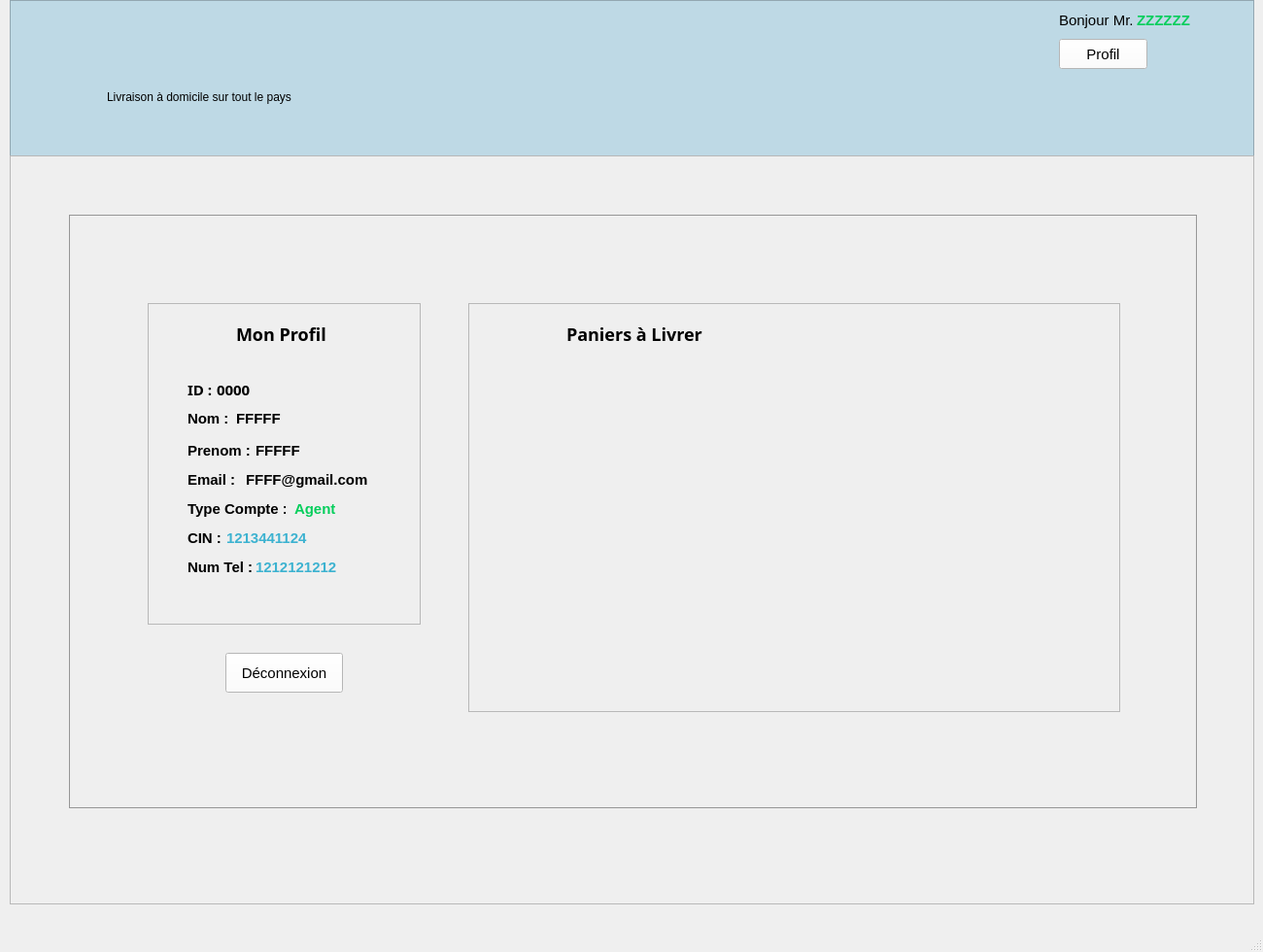
<?xml version="1.0" encoding="UTF-8"?>
<ui version="4.0">
 <class>livreur</class>
 <widget class="QMainWindow" name="livreur">
  <property name="geometry">
   <rect>
    <x>0</x>
    <y>0</y>
    <width>1300</width>
    <height>980</height>
   </rect>
  </property>
  <property name="windowTitle">
   <string>MainWindow</string>
  </property>
  <property name="styleSheet">
   <string notr="true">*{
font-family: 'Montserrat', sans-serif !important;  
font-size : 15px ;
}

#frame {
background: #BED9E5 ; 
}

#navbar_livraison {

font-size : 12px ; 
}

QPushButton {
background : #FFFFFF ; 
box-shadow:  0  0 30px white ;
transition: all 0.4s ;
}

QPushButton:hover {
background : #45A4CD ; 
}

#navbar_login {
background : #358612  ; 
color: white   ; 
}
#navbar_login:hover{
background : #A8D5B1   ; 
color: black   ; 
}
#navbar_signup {
background : #2B5F14  !important ; 
color: white !important ; 
}
#navbar_signup:hover {
background : #A8D5B1   ; 
color: black   ; 
}</string>
  </property>
  <widget class="QWidget" name="centralwidget">
   <widget class="QFrame" name="frame">
    <property name="geometry">
     <rect>
      <x>10</x>
      <y>0</y>
      <width>1281</width>
      <height>161</height>
     </rect>
    </property>
    <property name="frameShape">
     <enum>QFrame::StyledPanel</enum>
    </property>
    <property name="frameShadow">
     <enum>QFrame::Raised</enum>
    </property>
    <widget class="QLabel" name="logopic1">
     <property name="geometry">
      <rect>
       <x>10</x>
       <y>0</y>
       <width>311</width>
       <height>111</height>
      </rect>
     </property>
     <property name="text">
      <string/>
     </property>
    </widget>
    <widget class="QLabel" name="navbar_livraison">
     <property name="geometry">
      <rect>
       <x>100</x>
       <y>90</y>
       <width>241</width>
       <height>20</height>
      </rect>
     </property>
     <property name="text">
      <string>Livraison à domicile sur tout le pays</string>
     </property>
    </widget>
    <widget class="QLabel" name="navbar_card">
     <property name="geometry">
      <rect>
       <x>1000</x>
       <y>10</y>
       <width>71</width>
       <height>51</height>
      </rect>
     </property>
     <property name="text">
      <string/>
     </property>
    </widget>
    <widget class="QLabel" name="label">
     <property name="geometry">
      <rect>
       <x>1080</x>
       <y>10</y>
       <width>81</width>
       <height>21</height>
      </rect>
     </property>
     <property name="text">
      <string>Bonjour Mr.</string>
     </property>
    </widget>
    <widget class="QLabel" name="nom_livreur">
     <property name="geometry">
      <rect>
       <x>1160</x>
       <y>10</y>
       <width>81</width>
       <height>21</height>
      </rect>
     </property>
     <property name="styleSheet">
      <string notr="true">#nom_livreur {
color : #05CE5C ; 
font-weight : bold ; 

}</string>
     </property>
     <property name="text">
      <string>ZZZZZZ</string>
     </property>
    </widget>
    <widget class="QPushButton" name="navbar_Sant_2">
     <property name="geometry">
      <rect>
       <x>1080</x>
       <y>40</y>
       <width>91</width>
       <height>31</height>
      </rect>
     </property>
     <property name="text">
      <string>Profil</string>
     </property>
    </widget>
   </widget>
   <widget class="QScrollArea" name="scrollArea">
    <property name="geometry">
     <rect>
      <x>10</x>
      <y>160</y>
      <width>1281</width>
      <height>771</height>
     </rect>
    </property>
    <property name="widgetResizable">
     <bool>true</bool>
    </property>
    <widget class="QWidget" name="scrollAreaWidgetContents">
     <property name="geometry">
      <rect>
       <x>0</x>
       <y>0</y>
       <width>1279</width>
       <height>769</height>
      </rect>
     </property>
     <widget class="QStackedWidget" name="stackedWidget">
      <property name="geometry">
       <rect>
        <x>0</x>
        <y>0</y>
        <width>1281</width>
        <height>771</height>
       </rect>
      </property>
      <widget class="QWidget" name="Profil">
       <widget class="QScrollArea" name="scrollArea_3">
        <property name="geometry">
         <rect>
          <x>60</x>
          <y>60</y>
          <width>1161</width>
          <height>611</height>
         </rect>
        </property>
        <property name="styleSheet">
         <string notr="true">#scrollArea_3 {
background : #C3C3C3 !important ; 
}</string>
        </property>
        <property name="widgetResizable">
         <bool>true</bool>
        </property>
        <widget class="QWidget" name="scrollAreaWidgetContents_3">
         <property name="geometry">
          <rect>
           <x>0</x>
           <y>0</y>
           <width>1159</width>
           <height>609</height>
          </rect>
         </property>
         <widget class="QScrollArea" name="scrollArea_4">
          <property name="geometry">
           <rect>
            <x>80</x>
            <y>90</y>
            <width>281</width>
            <height>331</height>
           </rect>
          </property>
          <property name="styleSheet">
           <string notr="true">QLabel{
font-size : 15px ; 
font-weight : bold ; 
}

#monprofil_agent {
font-size : 18px ; 

}
#profil_typelivreur {
color : #05CE5C ; 
}
#label_58,#label_54 {
color : #3CB2D0 ; 
}

#button_deconnecter {
background : #7BE489 ; 
}
#button_deconnecter:hover {
background : #B3E9BA ; 
}</string>
          </property>
          <property name="widgetResizable">
           <bool>true</bool>
          </property>
          <widget class="QWidget" name="scrollAreaWidgetContents_4">
           <property name="geometry">
            <rect>
             <x>0</x>
             <y>0</y>
             <width>279</width>
             <height>329</height>
            </rect>
           </property>
           <widget class="QLabel" name="label_5">
            <property name="geometry">
             <rect>
              <x>40</x>
              <y>80</y>
              <width>31</width>
              <height>16</height>
             </rect>
            </property>
            <property name="font">
             <font>
              <family>Montserrat</family>
              <pointsize>-1</pointsize>
              <weight>75</weight>
              <bold>true</bold>
             </font>
            </property>
            <property name="text">
             <string>ID : </string>
            </property>
           </widget>
           <widget class="QLabel" name="label_47">
            <property name="geometry">
             <rect>
              <x>40</x>
              <y>110</y>
              <width>51</width>
              <height>16</height>
             </rect>
            </property>
            <property name="text">
             <string>Nom : </string>
            </property>
           </widget>
           <widget class="QLabel" name="label_48">
            <property name="geometry">
             <rect>
              <x>40</x>
              <y>140</y>
              <width>71</width>
              <height>21</height>
             </rect>
            </property>
            <property name="text">
             <string>Prenom : </string>
            </property>
           </widget>
           <widget class="QLabel" name="label_49">
            <property name="geometry">
             <rect>
              <x>40</x>
              <y>170</y>
              <width>61</width>
              <height>21</height>
             </rect>
            </property>
            <property name="text">
             <string>Email : </string>
            </property>
           </widget>
           <widget class="QLabel" name="label_50">
            <property name="geometry">
             <rect>
              <x>40</x>
              <y>200</y>
              <width>101</width>
              <height>21</height>
             </rect>
            </property>
            <property name="text">
             <string>Type Compte : </string>
            </property>
           </widget>
           <widget class="QLabel" name="label_51">
            <property name="geometry">
             <rect>
              <x>40</x>
              <y>230</y>
              <width>41</width>
              <height>21</height>
             </rect>
            </property>
            <property name="text">
             <string>CIN :</string>
            </property>
           </widget>
           <widget class="QLabel" name="label_52">
            <property name="geometry">
             <rect>
              <x>40</x>
              <y>260</y>
              <width>71</width>
              <height>21</height>
             </rect>
            </property>
            <property name="text">
             <string>Num Tel :</string>
            </property>
           </widget>
           <widget class="QLabel" name="monprofil_agent">
            <property name="geometry">
             <rect>
              <x>90</x>
              <y>20</y>
              <width>111</width>
              <height>21</height>
             </rect>
            </property>
            <property name="font">
             <font>
              <family>Montserrat</family>
              <pointsize>-1</pointsize>
              <weight>75</weight>
              <bold>true</bold>
             </font>
            </property>
            <property name="text">
             <string>Mon Profil</string>
            </property>
           </widget>
           <widget class="QLabel" name="label_53">
            <property name="geometry">
             <rect>
              <x>100</x>
              <y>170</y>
              <width>131</width>
              <height>21</height>
             </rect>
            </property>
            <property name="text">
             <string>FFFF@gmail.com</string>
            </property>
           </widget>
           <widget class="QLabel" name="label_54">
            <property name="geometry">
             <rect>
              <x>110</x>
              <y>260</y>
              <width>101</width>
              <height>21</height>
             </rect>
            </property>
            <property name="text">
             <string>1212121212</string>
            </property>
           </widget>
           <widget class="QLabel" name="label_55">
            <property name="geometry">
             <rect>
              <x>90</x>
              <y>110</y>
              <width>91</width>
              <height>16</height>
             </rect>
            </property>
            <property name="text">
             <string>FFFFF</string>
            </property>
           </widget>
           <widget class="QLabel" name="label_56">
            <property name="geometry">
             <rect>
              <x>110</x>
              <y>140</y>
              <width>71</width>
              <height>21</height>
             </rect>
            </property>
            <property name="text">
             <string>FFFFF</string>
            </property>
           </widget>
           <widget class="QLabel" name="label_57">
            <property name="geometry">
             <rect>
              <x>70</x>
              <y>80</y>
              <width>41</width>
              <height>16</height>
             </rect>
            </property>
            <property name="font">
             <font>
              <family>Montserrat</family>
              <pointsize>-1</pointsize>
              <weight>75</weight>
              <bold>true</bold>
             </font>
            </property>
            <property name="text">
             <string>0000</string>
            </property>
           </widget>
           <widget class="QLabel" name="label_58">
            <property name="geometry">
             <rect>
              <x>80</x>
              <y>230</y>
              <width>121</width>
              <height>21</height>
             </rect>
            </property>
            <property name="text">
             <string>1213441124</string>
            </property>
           </widget>
           <widget class="QLabel" name="profil_typelivreur">
            <property name="geometry">
             <rect>
              <x>150</x>
              <y>200</y>
              <width>101</width>
              <height>21</height>
             </rect>
            </property>
            <property name="text">
             <string>Agent</string>
            </property>
           </widget>
          </widget>
         </widget>
         <widget class="QScrollArea" name="scrollArea_5">
          <property name="geometry">
           <rect>
            <x>410</x>
            <y>90</y>
            <width>671</width>
            <height>421</height>
           </rect>
          </property>
          <property name="styleSheet">
           <string notr="true">QLabel{
font-size : 15px ; 
font-weight : bold ; 
}

#monprofil_agent_2 {
font-size : 18px ; 

}
#profil_typeagent {
color : red ; 
}
#label_58,#label_54 {
color : #3CB2D0 ; 
}

#button_deconnecter {
background : #7BE489 ; 
}
#button_deconnecter:hover {
background : #B3E9BA ; 
}</string>
          </property>
          <property name="widgetResizable">
           <bool>true</bool>
          </property>
          <widget class="QWidget" name="scrollAreaWidgetContents_5">
           <property name="geometry">
            <rect>
             <x>0</x>
             <y>0</y>
             <width>669</width>
             <height>419</height>
            </rect>
           </property>
           <widget class="QLabel" name="monprofil_agent_2">
            <property name="geometry">
             <rect>
              <x>100</x>
              <y>20</y>
              <width>231</width>
              <height>21</height>
             </rect>
            </property>
            <property name="font">
             <font>
              <family>Montserrat</family>
              <pointsize>-1</pointsize>
              <weight>75</weight>
              <bold>true</bold>
             </font>
            </property>
            <property name="text">
             <string>Paniers à Livrer</string>
            </property>
           </widget>
          </widget>
         </widget>
         <widget class="QPushButton" name="button_deconnecter">
          <property name="geometry">
           <rect>
            <x>160</x>
            <y>450</y>
            <width>121</width>
            <height>41</height>
           </rect>
          </property>
          <property name="text">
           <string>Déconnexion</string>
          </property>
         </widget>
        </widget>
       </widget>
      </widget>
      <widget class="QWidget" name="page_2"/>
     </widget>
    </widget>
   </widget>
  </widget>
  <widget class="QMenuBar" name="menubar">
   <property name="geometry">
    <rect>
     <x>0</x>
     <y>0</y>
     <width>1300</width>
     <height>23</height>
    </rect>
   </property>
  </widget>
  <widget class="QStatusBar" name="statusbar"/>
 </widget>
 <resources/>
 <connections/>
</ui>
